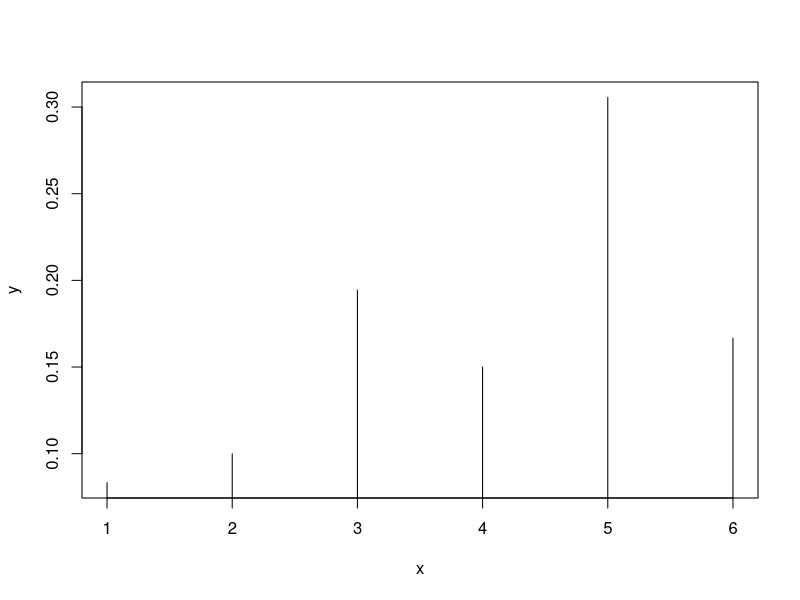
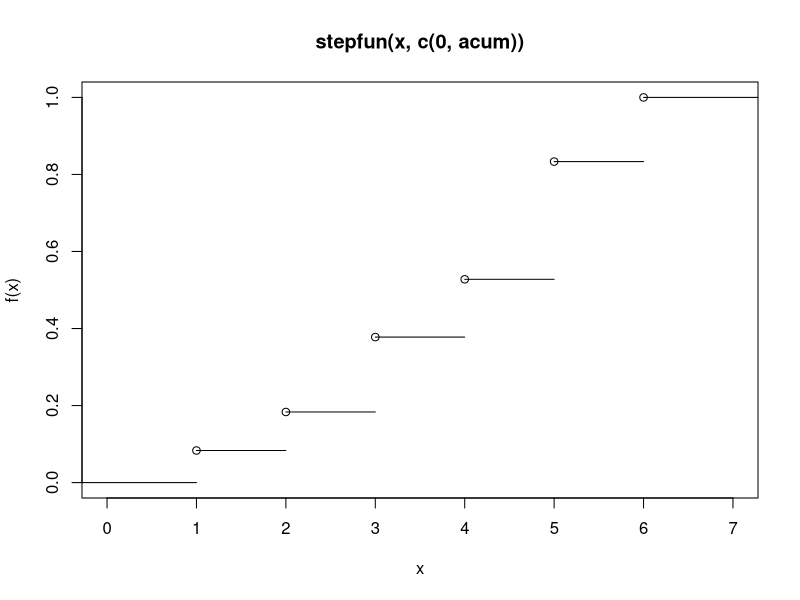
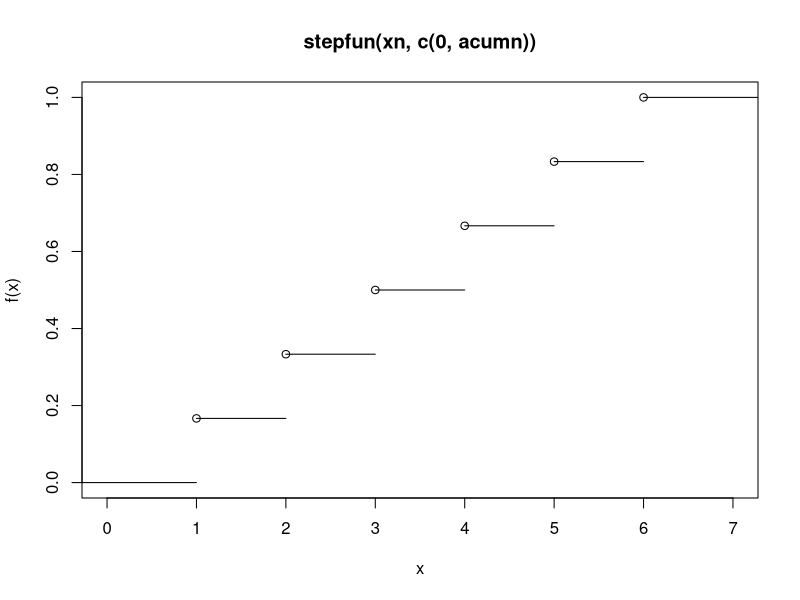

Reproduce these figures in R, in order.
df<- read.csv("enquesta.csv")
#1a
mean(df$TABAC)#probabilidad de que una persona fume
#
mean(df$OCI==4 & df$TABAC==1) #Guarda las probabilidades de los que fuman dependiendo del ocio
mean(df$OCI==3 & df$TABAC==1)
mean(df$OCI==2 & df$TABAC==1)
mean(df$OCI==1 & df$TABAC==1)
#viendo los resultados fuman menos
#1b
d160<-mean(df$ALTURA>=160 & df$SEXE=="d") #Variable Mujeres de 160 o mas
x<-mean((df$OCI==1 | df$OCI==2) & df$ALTURA>=160 & df$SEXE=="d") #Variable de mujeres de 160 o mas que fuman y miran televisores o Pc
(x/d160)*100  #Probabilidad de que si es mujer de 160, su ocio sea televisores u ordenadores
#1c
hof<-mean(df$OCI==4 & df$TABAC==1 & df$SEXE=="h") #Variable hombres que hacen deporte y fuman 

fumador<-mean(df$TABAC==1) #Variable fumadores
hof/fumador*100 #Probabilidades de que si es fumador sea hombre que hace deporte
#1d
mean(df$OCI==4 & df$TABAC==0) #No fumadores que hacen deporte 
mean((df$OCI==2 | df$OCI==3) & df$TABAC==1) #Fumadores que usan el computador o se aficionan a la musica/lectura

#1e
mean(df$PES>60 & df$EDAT>=20)#Personas que pesan mas de 60kg que tengan 20 o mas
mean(df$PES<70 & df$EDAT<=50)#Personas que pesan menos de 70 y tienen 50 o menos
#2a
dau<-function(k){   #Funcion de K para valores pares e impares
  if (k%%2==0){
    return(print("P(x=k)=(k-1)/(5k)"))
  }else{
    return(print("P(x=k)=(1+2k)/36"))
  }
}
#2b
#2b
x<-c(1:6)
y<-c(1/12,1/10,7/36,3/20,11/36,1/6)
plot(x,y,type="h")
acum<-cumsum(y)
s<-stepfun(x,c(0,acum))
plotdau1<-plot(s,verticals=FALSE)
xn<-c(1:6)
yn<-c(1/6,1/6,1/6,1/6,1/6,1/6)
acumn<-cumsum(yn)
sn<-stepfun(xn,c(0,acumn))
plotdau2<-plot(sn,verticals=FALSE)
library(ggpubr)
combined_plot <- ggarrange(plotdau1,
                           plotdau2,
                           nrow = 2,
                           ncol = 1) 
